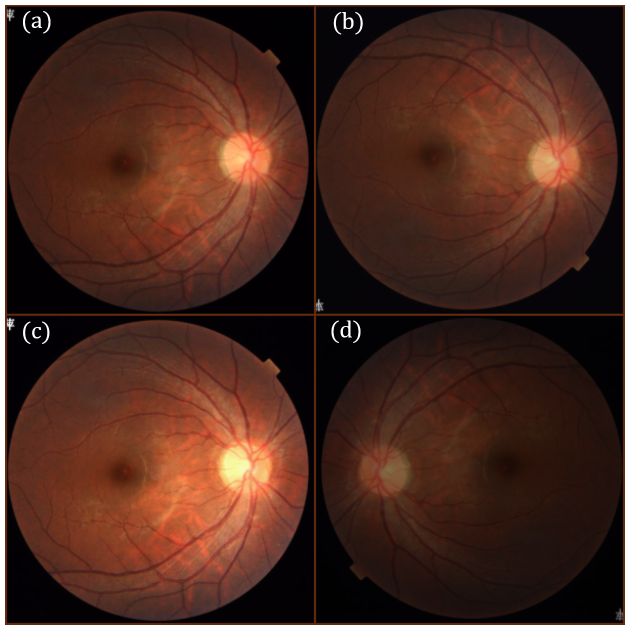
#> input picture img/augment.png, 1260 x 1260 px (shown at 1/2 size); its folder holds only this picture in this run
$ jupyter execute --allow-errors pvbm_check.ipynb
#> lines starting #> are read from the running program, lines starting #| are printed output that depends on the picture; after the words box and inside, x2 and y2 are one past the last pixel; in counts of white or black regions, pixels touching at a corner belong together
[cell 1]
import random

import cv2
import matplotlib.pyplot as plt
import ternausnet.models
from tqdm import tqdm
import torch
import torch.backends.cudnn as cudnn
import torch.optim
from torch.utils.data import Dataset, DataLoader

import albumentations as A
import albumentations.augmentations.transforms as T
from albumentations.pytorch import ToTensorV2

from segmentation_models_pytorch.losses import DiceLoss
import glob
from matplotlib.colors import from_levels_and_colors
import numpy as np

from PIL import Image,ImageFilter
from skimage.morphology import skeletonize,square,dilation

from PVBM.GeometricalAnalysis import GeometricalVBMs
from PVBM.FractalAnalysis import MultifractalVBMs

cudnn.benchmark = True

[cell 2]
plt.plot(np.linspace(0,6.3), np.sin(np.linspace(0,6.3)), linewidth=4, c='black')
plt.axis('off')
plt.savefig('sinusoida.png')
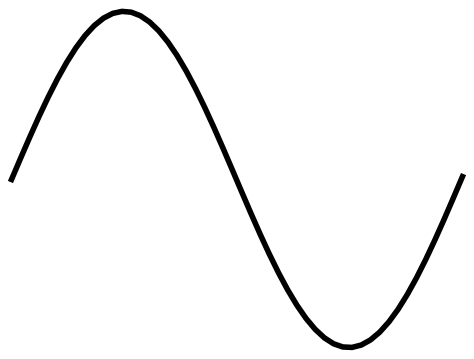
#> figure drawn by matplotlib, 1 panel
plt.close()
sinusoida = plt.imread('sinusoida.png')
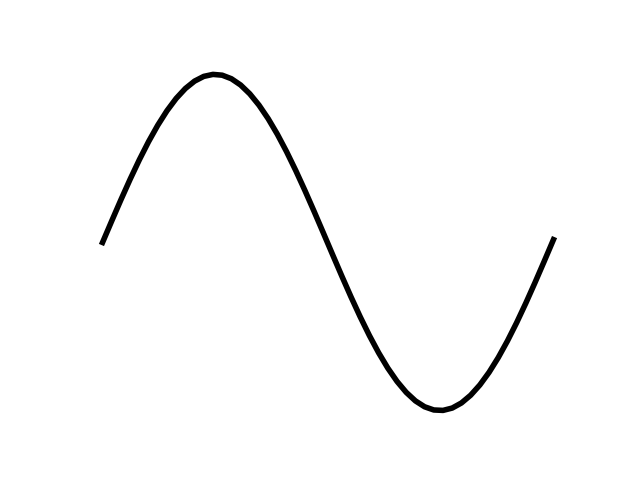
#> sinusoida: shape (480, 640, 4) float32; mean R, G, B, A 0.985, 0.985, 0.985, 1
random_array = (sinusoida-1) * -255
random_array = random_array.astype(np.uint8)
segmentation = Image.fromarray(random_array)

segmentation = segmentation.convert('RGB')
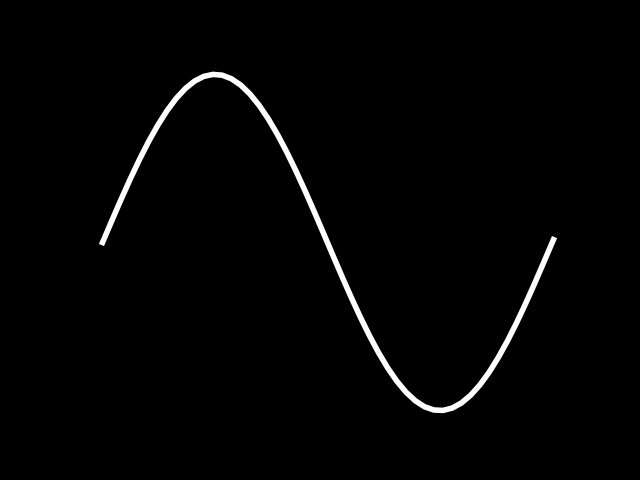
#> segmentation: PIL image 640x480 RGB; min 0, max 255, mean 3.9
segmentation = segmentation.filter(ImageFilter.ModeFilter(size=3))

segmentation = np.array(segmentation)/255 #Convert the segmentation to a numpy array with value 0 and 1
#> segmentation: shape (480, 640, 3) float64
segmentation = segmentation[:,:,0]
#> segmentation: shape (480, 640) float64
skeleton = skeletonize(segmentation)
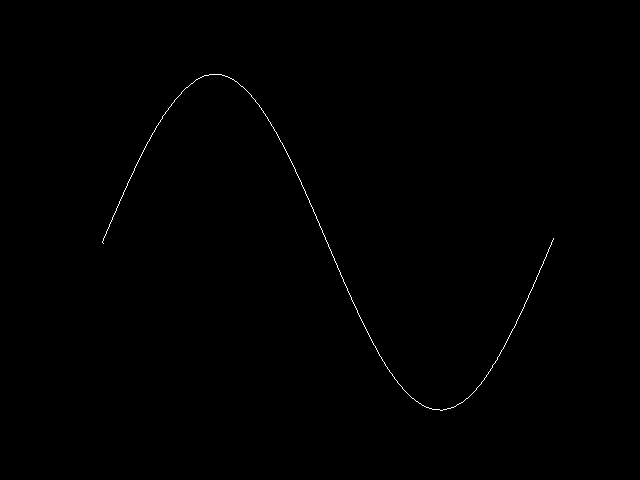
#> skeleton: shape (480, 640) bool; 0.24% white in thin lines or dots, all inside (x1, y1, x2, y2) = (102, 74, 554, 411)
#> (the rest of this cell did not finish here and is left out)

[cell 3]
model_name = "UNet11"
batch_size = 9
epochs_num = 35
img_size = 256
lr = 0.001
#> (the rest of this cell did not finish here and is left out)

[cell 4]
all_img_paths = glob.glob("data/test/img/*")+glob.glob("data/train/img/*")+glob.glob("data/val/img/*")
correct_images_paths = [i for i in all_img_paths if cv2.imread(i) is not None]
#> correct_images_paths = 3 items

random.seed(33)
random.shuffle(correct_images_paths)

images_path = ['082_ro0117_f7-4.jpg']

#> (the rest of this cell did not finish here and is left out)

#> (a cell that did not finish here is left out)

#> (a cell that did not finish here is left out)

#> (a cell that did not finish here is left out)

[cell 8]
segmentation_path = "data/data_m_vessel/test/retina/09_dr.tif"
#> (the rest of this cell did not finish here and is left out)

[cell 9]
segmentation_path = "data/data_m_vessel/test/retina/09_dr.tif"
#> segmentation_path = 'data/data_m_vessel/test/retina/09_dr.tif'
#> (the rest of this cell did not finish here and is left out)
